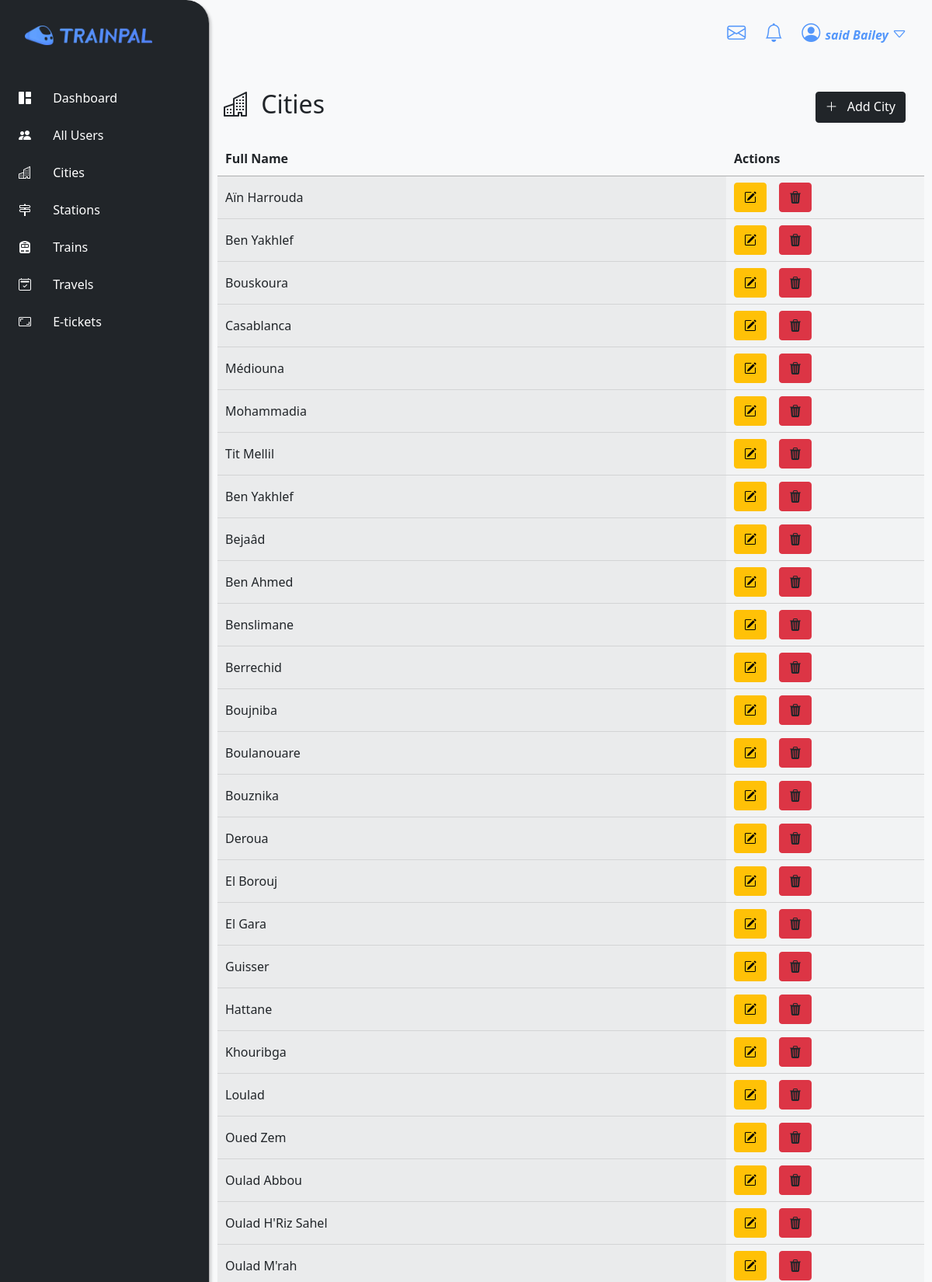
The page /cities.php (signed in, upper part) on the database its author committed.
### tables this page shows
CREATE TABLE IF NOT EXISTS `cities` (
  `id` int NOT NULL AUTO_INCREMENT,
  `name` varchar(40) NOT NULL,
  PRIMARY KEY (`id`)
);

### models/connection.php (called while the page is built, shortened)
<?php
class Connection
{
      private $serv = 'localhost';
      private $user = 'root';
      private $pass = '';
      private $bd = 'youtrain';
      private function pdoConnection()
      {
            $con = new PDO('mysql:host=' . $this->serv . ';dbname=' . $this->bd, $this->user, $this->pass);
            $con->setAttribute(PDO::ATTR_DEFAULT_FETCH_MODE, PDO::FETCH_ASSOC);
            try {
                  return $con;
            } catch (PDOException $e) {
                  echo 'Database Error: ' . $e->getMessage();
            }
      }
      public function connect()
      {
            return $this->pdoConnection();
      }
}

### models/city.php (called while the page is built, shortened)
<?php
require 'connection.php';
class City extends Connection
{
    public function allCities()
    {
        $sql = "SELECT * FROM cities";
        $stmt = $this->connect()->prepare($sql);
        $stmt->execute();
        $result = $stmt->fetchAll();
        return $result;
    }
}

### views/allCities.php (the view, shortened to what this page needs)
<?php
include_once './models/city.php';
$all_cities = new City();
$cities = $all_cities->allCities();
?>
<table id="data-table" class="display dataTable" style="width: 100%" aria-describedby="example_info">
    <thead>
        <tr>
            <th>Full Name</th>
            <th>Actions</th>
        </tr>
    </thead>
    <tbody>
        <?php
        foreach ($cities as $city) {
        ?>
            <tr class="odd"  id = "<?= $city['id']; ?>"  city = "<?=$city['name']; ?>">
                <td class="sorting_1"><?= $city['name'] ?></td>
                <td>
                    <div class="d-flex fs-3">
                        <a href="#modal-city" data-bs-toggle="modal" class="btn btn-warning me-3" onclick="editCity(<?= $city['id'] ?>)"><i class="bi bi-pencil-square users-icon"></i></a>
                        <a href="controllers/cityController.php?id=<?= $city['id'] ?>" class="btn btn-danger text-dark" onclick="deleteCity()"><i class="bi bi-trash3-fill users-icon"></i></a>
                    </div>
                </td>
            </tr>
        <?php
        } ?>
    </tbody>
</table>

### assets/css/style.css (style rules this page uses)
* { margin: 0; padding: 0; box-sizing: border-box; }
body { overflow-x: hidden; }
body { background-color: #dadde6 }

### rows shown on the page
cities: name "Aïn Harrouda"
cities: name "Ben Yakhlef"
cities: name "Bouskoura"
cities: name "Casablanca"
cities: name "Médiouna"
cities: name "Mohammadia"
cities: name "Tit Mellil"
cities: name "Ben Yakhlef"
cities: name "Bejaâd"
cities: name "Ben Ahmed"
cities: name "Benslimane"
cities: name "Berrechid"
cities: name "Boujniba"
cities: name "Boulanouare"
cities: name "Bouznika"
cities: name "Deroua"
cities: name "El Borouj"
cities: name "El Gara"
cities: name "Guisser"
cities: name "Hattane"
cities: name "Khouribga"
cities: name "Loulad"
cities: name "Oued Zem"
cities: name "Oulad Abbou"
cities: name "Oulad H'Riz Sahel"
cities: name "Oulad M'rah"

### other values the page prints
$_SESSION['first_name'] "said"
$_SESSION['last_name'] "Bailey"
